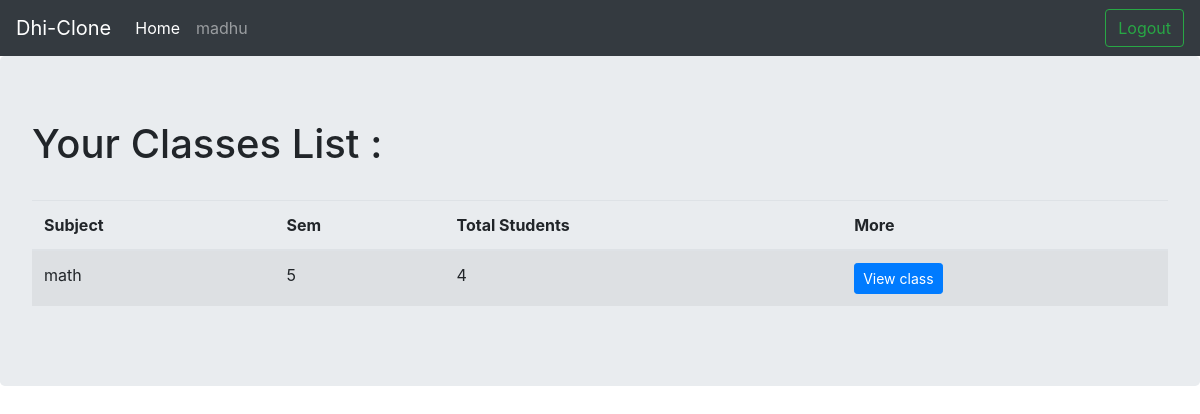
Page /user/class/ (signed in) on the earlier database version.
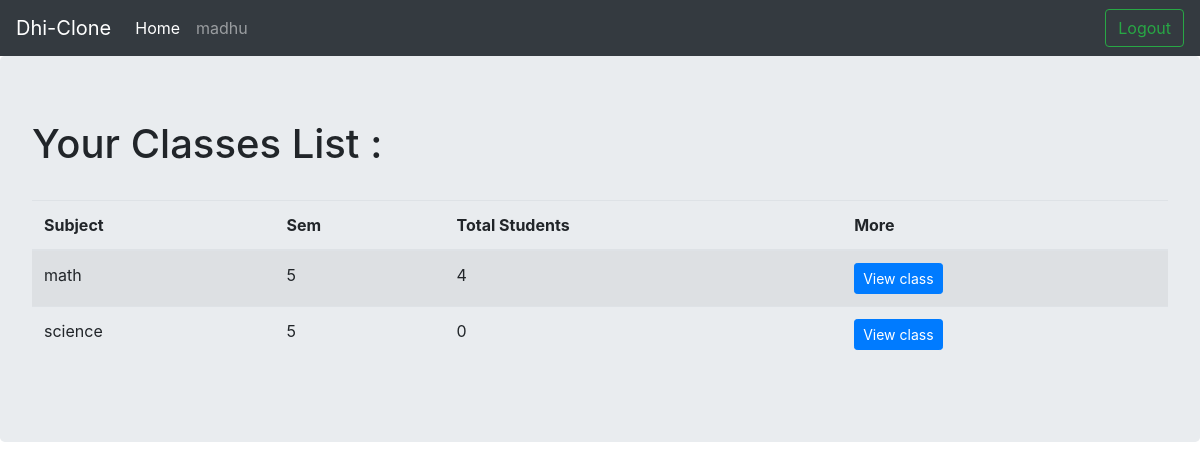
Same page on the later database version.
### user/models.py (models this page shows, shortened)
class CreateClass(models.Model):
    teacher = models.ForeignKey(User,related_name='handled_teacher',on_delete=models.CASCADE)
    sem = models.IntegerField()
    subject = models.CharField(max_length=50)
    subject_code = models.CharField(max_length=20)
    students = models.ManyToManyField(User,through='ClassMember')
    slug = models.SlugField(allow_unicode = True,unique = True)

### user/views.py (the view)
# urls.py: path('class/',views.all_class,name='all_class'),
@login_required()
def all_class(request):
    class_list = CreateClass.objects.filter( teacher=request.user )
    return render(request,'user/class_list.html',{'class_list':class_list,})

### user/templates/user/class_list.html
{% extends "base.html" %}
{% block content %}
{% if User == class_list.teacher %}
<div class="jumbotron">
  <h1>Your Classes List : </h1>
  <br>
  <table class="table table-striped">
    <thead>
      <tr>
        <th>Subject</th>
        <th>Sem</th>
        <th>Total Students</th>
        <th>More</th>
      </tr>
    </thead>
    <tbody>
      {% for i in class_list %}
      <tr>
        <td>{{i.subject}}</td>
        <td>{{i.sem}}</td>
        <td>{{i.students.count}}</td>
        <td><a href="{% url 'user:single_class' slug=i.slug %}">
          <button class="btn btn-sm btn-primary">View class</button>
        </a></td>
      </tr>
      {% endfor %}
    </tbody>
  </table>
</div>
{% else %}
<div class="container jumbotron">
  <h1>Opps! you dont hav permission to view this page</h1>
  <h3>If You own this class link Please contact Admin</h3>
</div>
{% endif %}
{% endblock %}

Differences in the rows shown:
added CreateClass: subject "science", sem "5", students.count "0"
